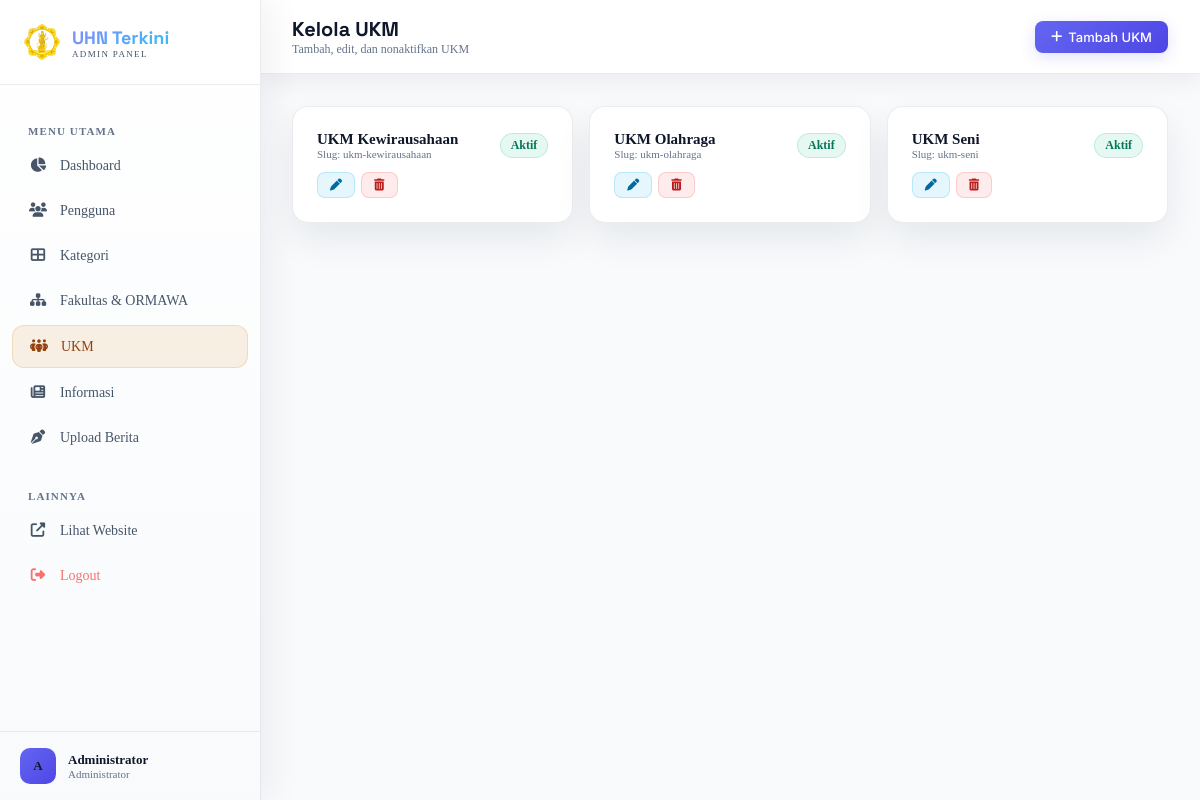
/admin/ukm.php (signed in), run on the app's committed database.
### tables this page shows
CREATE TABLE `ukm` (
  `id` int NOT NULL,
  `nama` varchar(120) NOT NULL,
  `slug` varchar(120) NOT NULL,
  `is_active` tinyint(1) DEFAULT '1',
  `created_at` timestamp NULL DEFAULT CURRENT_TIMESTAMP
);

### admin/ukm.php (the view, shortened to what this page needs)
<?php
include __DIR__ . '/includes/header.php';
$ukmRows = $conn->query("SELECT * FROM ukm ORDER BY nama ASC");
?>
<?php include __DIR__ . '/includes/sidebar.php'; ?>
<div class="admin-main">
    <div class="admin-topbar">
        <div style="display:flex; align-items:center; gap:1rem;">
            <div>
                <h1 style="font-size:1.25rem; font-weight:700; color: #e2e8f0; margin:0; font-family:'Space Grotesk',sans-serif;">Kelola UKM</h1>
                <p style="font-size:0.75rem; color:#64748b; margin:0;">Tambah, edit, dan nonaktifkan UKM</p>
            </div>
        </div>
        <button onclick="openAddModal()" class="btn-action btn-primary-sm" style="padding:0.5rem 1rem; font-size:0.8125rem;">
            <i class="fas fa-plus"></i> Tambah UKM
        </button>
    </div>
    <div class="admin-content">
        <div style="display:grid; grid-template-columns:repeat(auto-fill, minmax(260px, 1fr)); gap:1rem;">
            <?php while ($ukm = $ukmRows->fetch_assoc()): ?>
            <div class="stat-card" style="--card-accent:#10b981;">
                <div style="display:flex; align-items:center; justify-content:space-between; margin-bottom:0.75rem;">
                    <div>
                        <div style="font-weight:600; color:#0f172a; font-size:0.9375rem;"><?= htmlspecialchars($ukm['nama']) ?></div>
                        <div style="font-size:0.6875rem; color:#64748b;">Slug: <?= htmlspecialchars($ukm['slug']) ?></div>
                    </div>
                    <span class="badge-<?= $ukm['is_active'] ? 'approved' : 'rejected' ?>">
                        <?= $ukm['is_active'] ? 'Aktif' : 'Nonaktif' ?>
                    </span>
                </div>
                <div style="display:flex; gap:0.375rem;">
                    <button onclick='openEditModal(<?= json_encode($ukm) ?>)' class="btn-action btn-edit"><i class="fas fa-pen"></i></button>
                    <form method="POST" onsubmit="return confirm('Hapus UKM ini?')" style="display:inline;">
                        <button type="submit" class="btn-action btn-delete"><i class="fas fa-trash-alt"></i></button>
                    </form>
                </div>
            </div>
            <?php endwhile; ?>
        </div>
    </div>
</div>
</body>
</html>

### assets/css/style.css (style rules this page uses)
:root { --primary: #6366f1; --primary-light: #818cf8; --accent: #0ea5e9; --dark-900: #0f172a; --dark-950: #020617; --glow-primary: 0 0 30px rgba(99,102,241,0.3); --glow-accent: 0 0 30px rgba(14,165,233,0.3); --app-bg: #f8fafc; --app-text: #0f172a; }
@media (prefers-color-scheme: light) { :root { --app-bg: #f8fafc; --app-text: #0f172a; } }
html.theme-light { --app-bg: #f8fafc; --app-text: #0f172a; }
html.theme-light body { background-color: var(--app-bg) !important; color: var(--app-text) !important; }
html { scroll-behavior: smooth; }

### assets/css/admin.css (style rules this page uses)
.admin-main { margin-left: 260px; min-height: 100vh; background-color: #f8fafc; }
.admin-topbar { position: sticky; top: 0; z-index: 30; background: rgba(255,255,255,0.9); backdrop-filter: blur(20px); -webkit-backdrop-filter: blur(20px); border-bottom: 1px solid rgba(15,23,42,0.08); box-shadow: 0 8px 24px rgba(15,23,42,0.06); padding: 1rem 2rem; display: flex; align-items: center; justify-content: space-between; }
.admin-content { padding: 2rem; }
.stat-card { background: #ffffff; backdrop-filter: blur(10px); border: 1px solid rgba(15,23,42,0.08); border-radius: 1rem; box-shadow: 0 16px 36px rgba(15,23,42,0.08); padding: 1.5rem; transition: all 0.4s cubic-bezier(0.16,1,0.3,1); position: relative; overflow: hidden; }
.stat-card::before { content: ''; position: absolute; top: 0; left: 0; right: 0; height: 2px; background: linear-gradient(90deg, transparent, var(--card-accent, #6366f1), transparent); opacity: 0; transition: opacity 0.3s; }
.badge-approved { background: rgba(16,185,129,0.1); color: #34d399; border: 1px solid rgba(16,185,129,0.2); padding: 0.25rem 0.625rem; border-radius: 9999px; font-size: 0.75rem; font-weight: 600; }
.btn-action { padding: 0.375rem 0.75rem; border-radius: 0.5rem; font-size: 0.75rem; font-weight: 500; border: none; cursor: pointer; transition: all 0.25s; display: inline-flex; align-items: center; gap: 0.375rem; font-family: 'Inter',sans-serif; }
.btn-edit { background: rgba(14,165,233,0.1); color: #38bdf8; border: 1px solid rgba(14,165,233,0.2); }
.btn-delete { background: rgba(239,68,68,0.1); color: #f87171; border: 1px solid rgba(239,68,68,0.2); }
.btn-primary-sm { background: linear-gradient(135deg,#6366f1,#4f46e5); color: #e2e8f0; box-shadow: 0 4px 15px rgba(99,102,241,0.2); }
html.theme-light .sidebar-logo, html.theme-light .sidebar-profile, html.theme-light .admin-topbar, html.theme-light .admin-modal-header, html.theme-light .admin-modal-footer, html.theme-light .admin-card-header, html.theme-light .admin-table thead th, html.theme-light .admin-table tbody td { border-color: rgba(15,23,42,0.08); }
html.theme-light .admin-main { background-color: #f8fafc; }
html.theme-light .admin-content, html.theme-light .admin-modal-body, html.theme-light .admin-card-body { color: #0f172a; }
html.theme-light .admin-topbar { background: rgba(255,255,255,0.9); box-shadow: 0 8px 24px rgba(15,23,42,0.06); }
html.theme-light .stat-card, html.theme-light .admin-card, html.theme-light .admin-modal { background: #ffffff; border-color: rgba(15,23,42,0.08); box-shadow: 0 16px 36px rgba(15,23,42,0.08); }
html.theme-light .btn-primary-sm, html.theme-light .btn-primary { color: #ffffff; }
html.theme-light .badge-approved { color: #047857; }
html.theme-light .btn-reject, html.theme-light .btn-delete { color: #b91c1c; }
html.theme-light .btn-edit { color: #0369a1; }
html.theme-light .admin-main [style*="color:#e2e8f0"], html.theme-light .admin-main [style*="color: #e2e8f0"] { color: #0f172a !important; }

### data on the page
ukm: nama "UKM Kewirausahaan", slug "ukm-kewirausahaan", is_active "Aktif"
ukm: nama "UKM Olahraga", slug "ukm-olahraga", is_active "Aktif"
ukm: nama "UKM Seni", slug "ukm-seni", is_active "Aktif"

### other printed values
substr($_SESSION['user_nama'] ?? 'A', 0, 1) "A"
$_SESSION['user_nama'] "Administrator"
